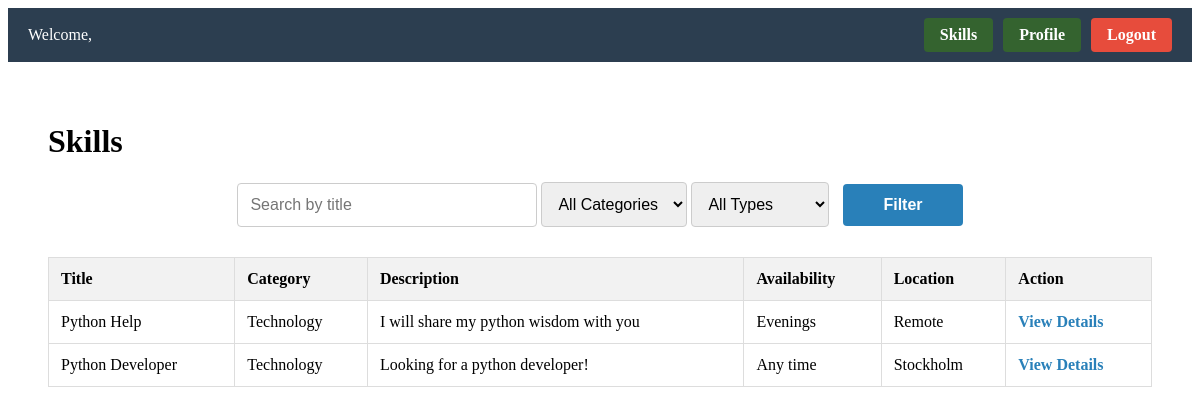
The page /skillswapapp/skills/ (signed in) on the database its author committed.
### skillswapapp/models.py (models this page shows, shortened)
class Skill(models.Model):
    TYPE_CHOICES = [
        ("offer", "Offering Skill"),
        ("seek", "Seeking Skill"),
    ]
    CATEGORY_CHOICES = [
        ("music", "Music"),
        ("language", "Language"),
        ("tech", "Technology"),
        ("art", "Art"),
        ("sports", "Sports"),
        ("other", "Other"),
    ]
    user = models.ForeignKey(User, on_delete=models.CASCADE, related_name="skills")
    type = models.CharField(max_length=10, choices=TYPE_CHOICES, default="offer", help_text="*")
    title = models.CharField(max_length=100, help_text="*")
    category = models.CharField(max_length=20, choices=CATEGORY_CHOICES, default="other", help_text="*")
    description = models.TextField(max_length=300, help_text="*")
    availability = models.CharField(max_length=100, help_text="* E.g. Weekends, Evenings etc.")
    location = models.CharField(max_length=100, help_text="* E.g. City, Remote etc.")

### skillswapapp/views.py (the view)
# urls.py: path("skills/", views.skills, name="skills"),
@login_required(login_url="skillswapapp:login")
def skills(request):
    query = request.GET.get("q", "")
    category = request.GET.get("category", "")
    type_ = request.GET.get("type", "")
    current_username = request.session.get("username")
    skills = Skill.objects.exclude(user__username=current_username)
    if category:
        skills = skills.filter(category__iexact=category)
    if type_:
        skills = skills.filter(type__iexact=type_)
    if query:
        skills = skills.filter(Q(title__icontains=query) | Q(category__icontains=query))
    return render(request, "skillswapapp/skills.html", {"skills": skills})

### templates/skillswapapp/skills.html (shortened to what this page needs)
{% extends 'skillswapapp/base.html' %}
{% load static %}
{% block body_block %}
<div class="content">
  <h1>Skills</h1>
  <form method="get" class="search-form">
    <input type="text" name="q" placeholder="Search by title" value="{{ request.GET.q }}">
    <select name="category" style="padding: 12px; font-size: 16px; border-radius: 4px; border: 1px solid #ccc;">
      <option value="">All Categories</option>
    </select>
    <select name="type" style="padding: 12px; font-size: 16px; border-radius: 4px; border: 1px solid #ccc;">
      <option value="">All Types</option>
    </select>
    <button type="submit">Filter</button>
  </form>
  <table>
    <thead>
      <tr>
        <th>Title</th>
        <th>Category</th>
        <th>Description</th>
        <th>Availability</th>
        <th>Location</th>
        <th>Action</th>
      </tr>
    </thead>
    <tbody>
      {% for skill in skills %}
        <tr>
          <td>{{ skill.title }}</td>
          <td>{{ skill.get_category_display }}</td>
          <td>{{ skill.description }}</td>
          <td>{{ skill.availability }}</td>
          <td>{{ skill.location }}</td>
          <td><a href="{% url 'skillswapapp:skilldetails' skill.id %}" class="view-link">View Details</a></td>
        </tr>
      {% empty %}
        <tr>
          <td colspan="6">No skills found.</td>
        </tr>
      {% endfor %}
    </tbody>
  </table>
</div>
{% endblock %}

### static/css/styles.css (style rules this page uses)
.content { padding: 40px; }
.search-form { margin-bottom: 30px; text-align: center; }
.search-form input { padding: 12px; width: 300px; border-radius: 4px; border: 1px solid #ccc; font-size: 16px; }
.search-form button { padding: 12px 40px; background-color: #2980b9; color: white; border: none; border-radius: 4px; font-size: 16px; font-weight: bold; margin-left: 10px; cursor: pointer; transition: background-color 0.3s ease; }
table { width: 100%; border-collapse: collapse; margin-top: 20px; }
th, td { padding: 12px; border: 1px solid #ddd; text-align: left; }
th { background-color: #f2f2f2; }
.view-link { color: #2980b9; text-decoration: none; font-weight: bold; }

### rows shown on the page
Skill: title "Python Help", category "Technology", description "I will share my python wisdom with you", availability "Evenings", location "Remote"
Skill: title "Python Developer", category "Technology", description "Looking for a python developer!", availability "Any time", location "Stockholm"
